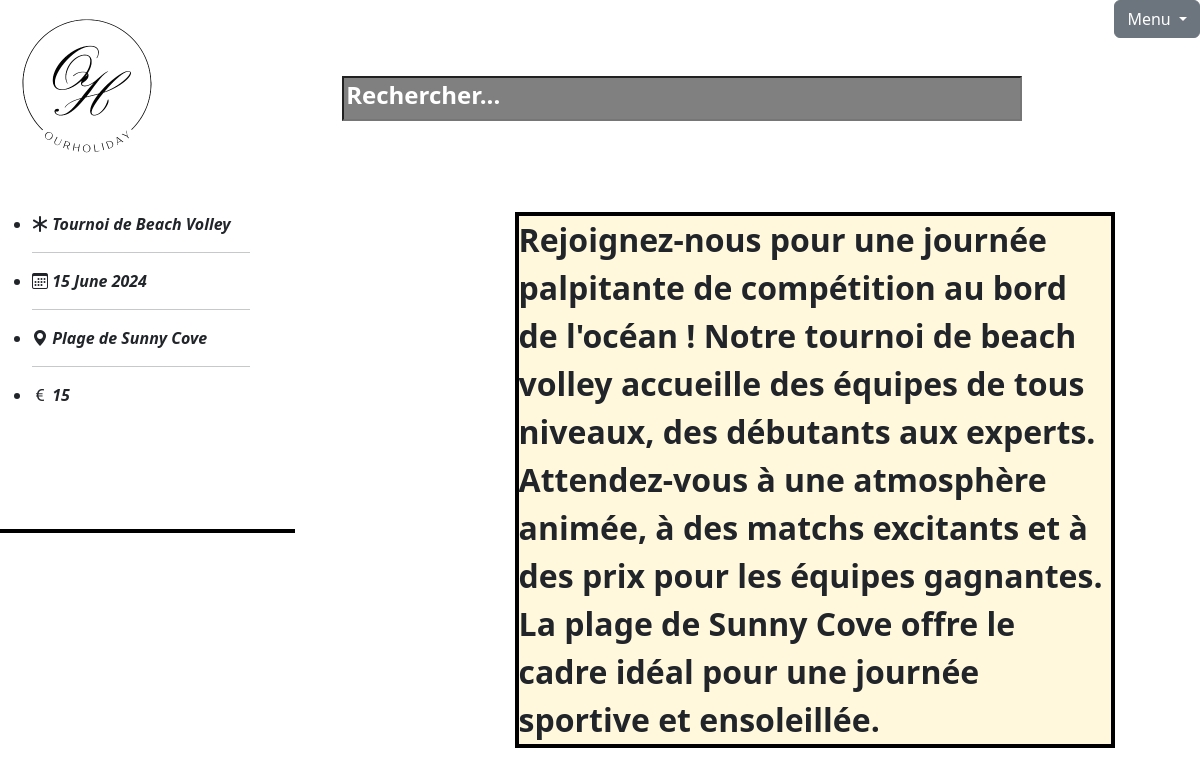
The app's page /Controller/billeterie.php?idevenement=1 (signed in) with its own data.
### tables this page shows
CREATE TABLE `evenement` (
  `id_evenement` int(255) NOT NULL,
  `libelle` varchar(255) NOT NULL,
  `detail` mediumtext NOT NULL,
  `date` date NOT NULL,
  `heureDebut` time(6) NOT NULL,
  `heureFin` time(6) NOT NULL,
  `lieu` varchar(255) NOT NULL,
  `age_minimum` int(255) NOT NULL,
  `prix` int(255) NOT NULL,
  `nombrePlaceMaximum` int(255) NOT NULL,
  `fk_categories` int(255) NOT NULL
);

### Controller/billeterie.php (called while the page is built, shortened)
<?php
require_once "../Model/BDD.php";
$bdd = new Bdd();
if (isset($_GET['idevenement'])) {
    $idevenement=$_GET['idevenement'];
    $evenement =$bdd->getOneEvenementById($idevenement);
}
else{
    header('Location: ../Controller/categories.php');
}
require "../View/billeterie.php";

### Model/Bdd.php (called while the page is built, shortened)
<?php
class Bdd
{
    private $bdd;
    function __construct()
    {
        $dsn = 'mysql:dbname=evenementbdd;host=127.0.0.1';
        $dbUser = 'root';
        $dbPwd = '';
        try {
            $this->bdd = new PDO($dsn, $dbUser, $dbPwd);
        } catch (PDOException $e) {
            echo $e->getMessage();
        }
    }
    function getOneEvenementById($idevenement)
    {
        $sql = "SELECT `id_evenement`, `libelle`, `detail`, `date`, `heureDebut`, `heureFin`, `lieu`, `age_minimum`, `prix`, `nombrePlaceMaximum`, `fk_categories`
        FROM `evenement`
        WHERE id_evenement=$idevenement";
        $query = $this->bdd->prepare($sql);
        $query->execute();
        return $query->fetchAll();
    }
}

### View/billeterie.php (the view, shortened to what this page needs)
<?php
require "../View/header.php";
?>
<!DOCTYPE html>
<html lang="fr">
<head>
    <link rel="stylesheet" href="../View/billeterie.css">
</head>
<body>
    <div class="all">
        <div class="Information">
            <?php
            if (is_array($evenement) || is_object($evenement)) {
                foreach ($evenement as $eve) {
                    echo "   <ul>";
                    echo '    <li><i class="bi bi-asterisk"><strong> ' . $eve['libelle'] . '</strong></i></li>';
                    echo '       <hr>';
                    echo '   <li><i class="bi bi-calendar3"><strong> ' . date('d F Y', strtotime($eve['date'])) . '</strong></i></li>';
                    echo '    <hr>';
                    echo '    <li><i class="bi bi-geo-alt-fill"><strong> ' . $eve['lieu'] . '</strong></i></li>';
                    echo '    <hr>';
                    echo '   <li> <i class="bi bi-currency-euro"><strong> ' . $eve['prix'] . '</strong></i></li>';
                    echo '    </ul>';
                }
            }
            ?>
        </div>
        <div class="photo">
            <?php
            if (is_array($evenement) || is_object($evenement)) {
                foreach ($evenement as $eve) {
                    echo "<div id='detail'>" . $eve['detail'] . "</div> ";
                }
            }
            ?>
        </div>
    </div>
    <form action="../Controller/achat.php" method="GET">
        <div class="Achat">
        </div>
    </form>
</body>
</html>

### View/index.css (style rules this page uses)
::placeholder { color: white; font-size: 1.5em; }

### View/billeterie.css (style rules this page uses)
.Information { width: 250px; top: -6cm; position: relative; }
#detail { width: 600px; height: auto; left: 7cm; top: -6cm; position: relative; font-weight: bold; font-size: xx-large; border: 4px solid black; animation: colorRotate 5s linear infinite; background-color: cornsilk; }
.all { display: flex; position: relative; top: 5cm; }
.Achat { display: flex; justify-content: space-between; width: 295px; text-align: center; border: 2px solid black; font-weight: bold; position: absolute; top: 14cm; }

### records on screen
evenement: libelle "Tournoi de Beach Volley", date "15 June 2024", lieu "Plage de Sunny Cove", prix "15", detail "Rejoignez-nous pour une journée palpitante de compétition au bord de l'océan ! Notre tournoi de beach volley accueille des équipes de tous niveaux, des débutants aux experts. Attendez-vous à une atmosphère animée, à des matchs excitants et à des prix pour les équipes gagnantes. La plage de Sunny Cove offre le cadre idéal pour une journée sportive et ensoleillée."
